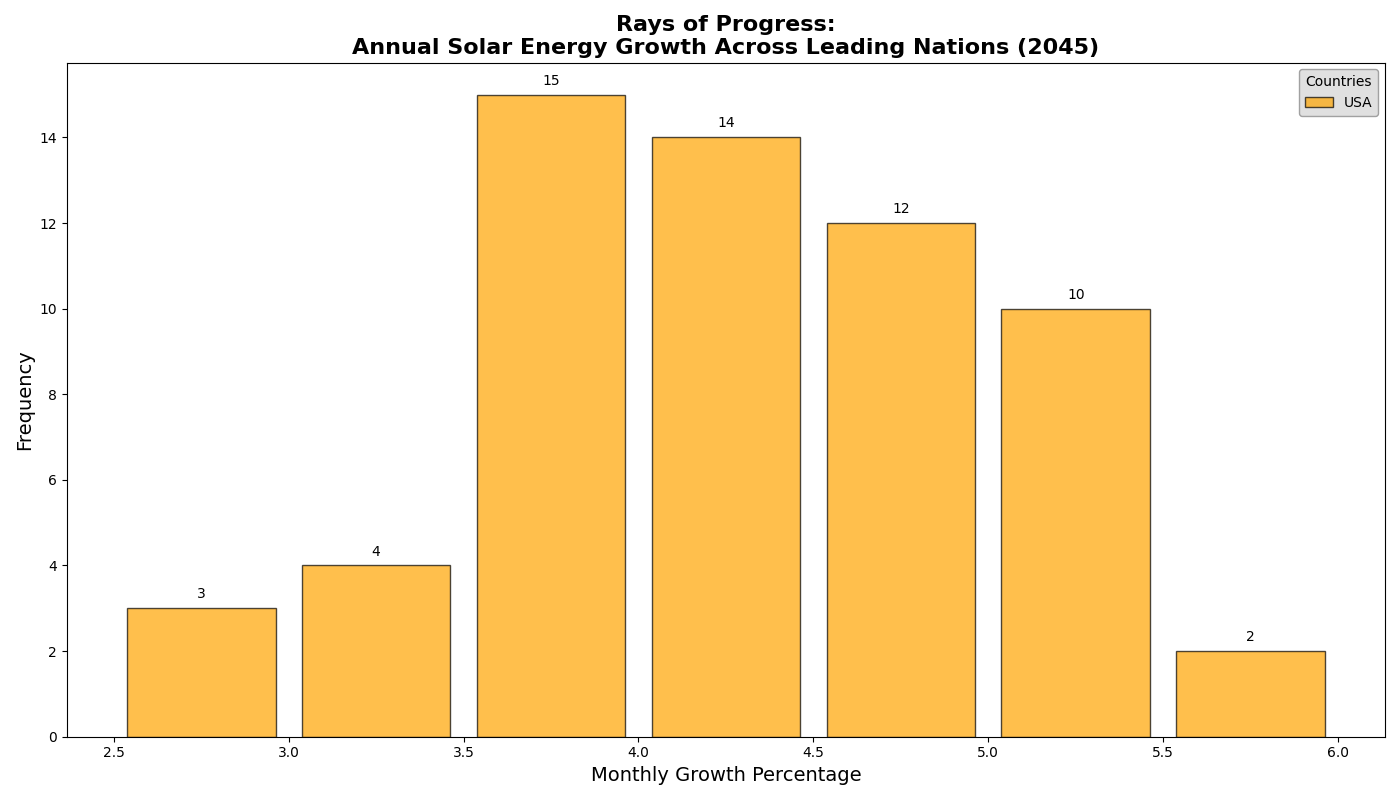

Source code (Python):
import matplotlib.pyplot as plt
import numpy as np

# Backstory:
# The year is 2045, and the world has transitioned to relying almost exclusively on renewable energy sources.
# Various nations have been tracking their month-to-month growth in solar energy production.
# The data below reflects the growth percentage of solar energy production over a year for different countries.

# Data: Monthly growth (in percentage) of solar energy production for different countries
country_labels = ['USA', 'China', 'India', 'Germany', 'Japan']
growth_usa = [3.1, 2.8, 3.6, 4.0, 5.2, 3.8, 4.1, 4.7, 5.0, 4.5, 3.9, 4.3]
growth_china = [4.5, 4.2, 4.8, 5.0, 5.3, 4.9, 5.1, 5.4, 5.7, 5.8, 5.2, 5.0]
growth_india = [3.5, 3.6, 3.8, 4.1, 3.9, 4.0, 3.7, 4.2, 4.5, 4.3, 3.4, 3.9]
growth_germany = [2.8, 2.9, 3.1, 3.3, 4.0, 3.5, 3.8, 3.6, 3.7, 3.9, 4.1, 3.8]
growth_japan = [4.2, 4.1, 4.3, 4.6, 4.9, 4.8, 5.0, 4.5, 5.1, 4.8, 4.2, 4.7]

# Combining all growth data into a single dataset
growth_combined = growth_usa + growth_china + growth_india + growth_germany + growth_japan

# Plotting
fig, ax = plt.subplots(figsize=(14, 8))

# Create a histogram
n, bins, patches = ax.hist(growth_combined, bins=np.arange(2.5, 6.5, 0.5), edgecolor='black', color='orange', alpha=0.7, rwidth=0.85)

# Titles and labels
ax.set_title('Rays of Progress:\nAnnual Solar Energy Growth Across Leading Nations (2045)', fontsize=16, fontweight='bold')
ax.set_xlabel('Monthly Growth Percentage', fontsize=14)
ax.set_ylabel('Frequency', fontsize=14)

# Adding a legend
legend_labels = country_labels
ax.legend(legend_labels, title='Countries', loc='upper right', fontsize=10, edgecolor='gray', facecolor='lightgrey', framealpha=0.7)

# Adding annotations for each bar
for count, rect in zip(n, patches):
    height = rect.get_height()
    ax.annotate(f'{int(count)}', xy=(rect.get_x() + rect.get_width() / 2, height),
                xytext=(0, 5), textcoords='offset points', ha='center', va='bottom', fontsize=10)

# Adjust layout
plt.xticks(np.arange(2.5, 6.5, 0.5))
plt.tight_layout()

# Display the plot
plt.show()
